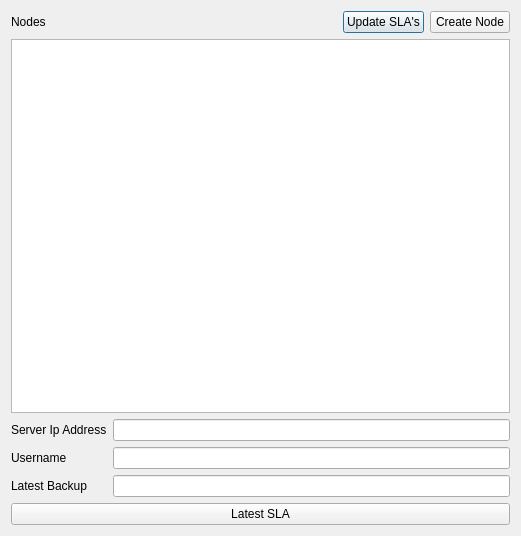
<?xml version="1.0" encoding="UTF-8"?>
<ui version="4.0">
 <class>MainDialog</class>
 <widget class="QDialog" name="MainDialog">
  <property name="geometry">
   <rect>
    <x>0</x>
    <y>0</y>
    <width>521</width>
    <height>536</height>
   </rect>
  </property>
  <property name="windowTitle">
   <string>Dialog</string>
  </property>
  <layout class="QVBoxLayout" name="verticalLayout_2">
   <item>
    <layout class="QVBoxLayout" name="verticalLayout">
     <item>
      <layout class="QHBoxLayout" name="horizontalLayout">
       <item>
        <widget class="QLabel" name="label">
         <property name="text">
          <string>Nodes</string>
         </property>
        </widget>
       </item>
       <item>
        <spacer name="horizontalSpacer">
         <property name="orientation">
          <enum>Qt::Horizontal</enum>
         </property>
         <property name="sizeHint" stdset="0">
          <size>
           <width>40</width>
           <height>20</height>
          </size>
         </property>
        </spacer>
       </item>
       <item>
        <widget class="QPushButton" name="btnUpdateSLA">
         <property name="text">
          <string>Update SLA's</string>
         </property>
        </widget>
       </item>
       <item>
        <widget class="QPushButton" name="btnCreateNode">
         <property name="text">
          <string>Create Node</string>
         </property>
        </widget>
       </item>
      </layout>
     </item>
     <item>
      <widget class="QListWidget" name="listWidget">
       <property name="font">
        <font>
         <family>Courier</family>
         <pointsize>8</pointsize>
        </font>
       </property>
      </widget>
     </item>
    </layout>
   </item>
   <item>
    <layout class="QFormLayout" name="formLayout">
     <item row="0" column="0">
      <widget class="QLabel" name="label_2">
       <property name="text">
        <string>Server Ip Address</string>
       </property>
      </widget>
     </item>
     <item row="0" column="1">
      <widget class="QLineEdit" name="lineEdit"/>
     </item>
     <item row="1" column="0">
      <widget class="QLabel" name="label_3">
       <property name="text">
        <string>Username</string>
       </property>
      </widget>
     </item>
     <item row="1" column="1">
      <widget class="QLineEdit" name="lineEdit_2"/>
     </item>
     <item row="2" column="0">
      <widget class="QLabel" name="label_4">
       <property name="text">
        <string>Latest Backup</string>
       </property>
      </widget>
     </item>
     <item row="2" column="1">
      <widget class="QLineEdit" name="lineEdit_3"/>
     </item>
    </layout>
   </item>
   <item>
    <widget class="QPushButton" name="btnNodeSLA">
     <property name="text">
      <string>Latest SLA</string>
     </property>
    </widget>
   </item>
  </layout>
 </widget>
 <resources/>
 <connections>
  <connection>
   <sender>btnCreateNode</sender>
   <signal>clicked()</signal>
   <receiver>MainDialog</receiver>
   <slot>createNode()</slot>
   <hints>
    <hint type="sourcelabel">
     <x>442</x>
     <y>24</y>
    </hint>
    <hint type="destinationlabel">
     <x>386</x>
     <y>20</y>
    </hint>
   </hints>
  </connection>
  <connection>
   <sender>btnNodeSLA</sender>
   <signal>clicked()</signal>
   <receiver>MainDialog</receiver>
   <slot>getSLA()</slot>
   <hints>
    <hint type="sourcelabel">
     <x>60</x>
     <y>507</y>
    </hint>
    <hint type="destinationlabel">
     <x>20</x>
     <y>498</y>
    </hint>
   </hints>
  </connection>
  <connection>
   <sender>btnUpdateSLA</sender>
   <signal>clicked()</signal>
   <receiver>MainDialog</receiver>
   <slot>updateSLAs()</slot>
   <hints>
    <hint type="sourcelabel">
     <x>407</x>
     <y>29</y>
    </hint>
    <hint type="destinationlabel">
     <x>269</x>
     <y>8</y>
    </hint>
   </hints>
  </connection>
 </connections>
 <slots>
  <slot>createNode()</slot>
  <slot>getSLA()</slot>
  <slot>updateSLAs()</slot>
 </slots>
</ui>
